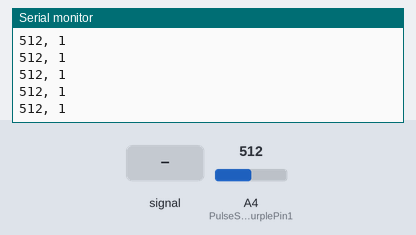
The sketch below on a simulated Arduino Uno, built with avr-gcc and run on an emulated ATmega328P. Shown: the last lines printed to the serial monitor. The test bench sets the inputs (shaded band); at power-on: A4 (PulseSensorPurplePin1) = 512.

Above: at 1.2 s.
1.3 s: A4 (PulseSensorPurplePin1) fed a 200 Hz sine of ±81 counts around its level
At 1.9 s:
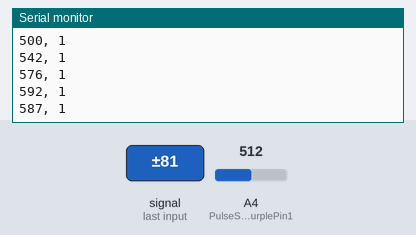
2.8 s: A4 (PulseSensorPurplePin1) set to 716
At 3.9 s:
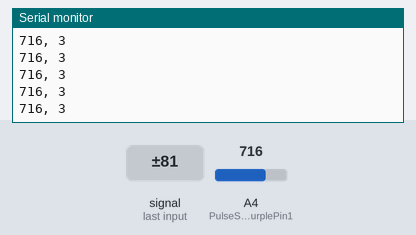
4.3 s: A4 (PulseSensorPurplePin1) fed a 1000 Hz sine of ±255 counts around its level
5.8 s: A4 (PulseSensorPurplePin1) set to 900
At 6.7 s:
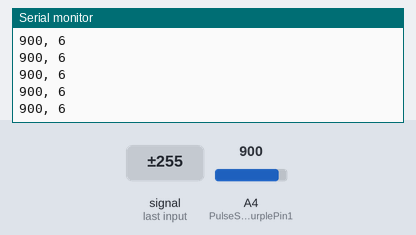
Timing chart, 0 to 8.3 s (numbered marks = the images above; inputs shaded):
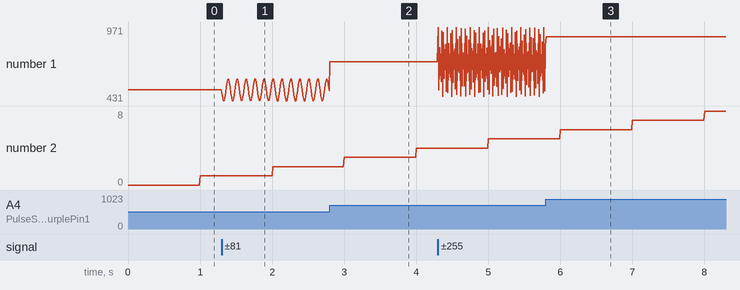

Measured:
- after the input at 1.3 s, the serial monitor: prints a new line at once (image 1)
- plotted number 1: 512 → 507 after the input at 1.3 s

The sketch:

pulse_sensor_basic.ino
```cpp
int PulseSensorPurplePin1 = 4;
// int PulseSensorPurplePin2 = 14;
int Signal1;
// int Signal2;
//int Threshold = 580;
void setup(){
  Serial.begin(115200);
};
void loop(){
  Signal1 = analogRead(PulseSensorPurplePin1);
  // Signal2 = analogRead(PulseSensorPurplePin2);
  Serial.print(Signal1);
  Serial.print(", ");
  // Serial.print(Signal2);
  // Serial.print(", ");
  Serial.print(int(millis()/1000));
  Serial.println();
delay(10);
};
```
